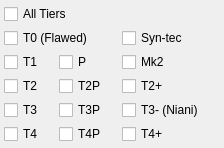
<?xml version="1.0" encoding="UTF-8"?>
<ui version="4.0">
 <class>TierFilter</class>
 <widget class="QWidget" name="TierFilter">
  <property name="geometry">
   <rect>
    <x>0</x>
    <y>0</y>
    <width>205</width>
    <height>130</height>
   </rect>
  </property>
  <property name="sizePolicy">
   <sizepolicy hsizetype="Fixed" vsizetype="Fixed">
    <horstretch>0</horstretch>
    <verstretch>0</verstretch>
   </sizepolicy>
  </property>
  <layout class="QGridLayout" name="gridLayout">
   <property name="leftMargin">
    <number>4</number>
   </property>
   <property name="topMargin">
    <number>4</number>
   </property>
   <property name="rightMargin">
    <number>4</number>
   </property>
   <property name="bottomMargin">
    <number>4</number>
   </property>
   <property name="horizontalSpacing">
    <number>16</number>
   </property>
   <property name="verticalSpacing">
    <number>4</number>
   </property>
   <item row="0" column="0" colspan="4">
    <widget class="QCheckBox" name="checkAllTiers">
     <property name="text">
      <string>All Tiers</string>
     </property>
    </widget>
   </item>
   <item row="1" column="0" colspan="2">
    <widget class="QCheckBox" name="checkBox_9">
     <property name="text">
      <string>T0 (Flawed)</string>
     </property>
     <property name="tier" stdset="0">
      <string notr="true">tierlevel_t0</string>
     </property>
     <attribute name="buttonGroup">
      <string notr="true">groupTiers</string>
     </attribute>
    </widget>
   </item>
   <item row="2" column="0">
    <widget class="QCheckBox" name="checkBox">
     <property name="text">
      <string>T1</string>
     </property>
     <property name="tier" stdset="0">
      <string notr="true">tierlevel_t1</string>
     </property>
     <attribute name="buttonGroup">
      <string notr="true">groupTiers</string>
     </attribute>
    </widget>
   </item>
   <item row="2" column="2">
    <widget class="QCheckBox" name="checkBox_8">
     <property name="text">
      <string>Mk2</string>
     </property>
     <property name="tier" stdset="0">
      <string notr="true">tierlevel_mk2</string>
     </property>
     <attribute name="buttonGroup">
      <string notr="true">groupTiers</string>
     </attribute>
    </widget>
   </item>
   <item row="3" column="0">
    <widget class="QCheckBox" name="checkBox_2">
     <property name="text">
      <string>T2</string>
     </property>
     <property name="tier" stdset="0">
      <string notr="true">tierlevel_t2</string>
     </property>
     <attribute name="buttonGroup">
      <string notr="true">groupTiers</string>
     </attribute>
    </widget>
   </item>
   <item row="3" column="2">
    <widget class="QCheckBox" name="checkBox_6">
     <property name="text">
      <string>T2+</string>
     </property>
     <property name="tier" stdset="0">
      <string notr="true">tierlevel_t2+</string>
     </property>
     <attribute name="buttonGroup">
      <string notr="true">groupTiers</string>
     </attribute>
    </widget>
   </item>
   <item row="4" column="0">
    <widget class="QCheckBox" name="checkBox_3">
     <property name="text">
      <string>T3</string>
     </property>
     <property name="tier" stdset="0">
      <string notr="true">tierlevel_t3</string>
     </property>
     <attribute name="buttonGroup">
      <string notr="true">groupTiers</string>
     </attribute>
    </widget>
   </item>
   <item row="4" column="2">
    <widget class="QCheckBox" name="checkBox_5">
     <property name="text">
      <string>T3- (Niani)</string>
     </property>
     <property name="tier" stdset="0">
      <string notr="true">tierlevel_t3a</string>
     </property>
     <attribute name="buttonGroup">
      <string notr="true">groupTiers</string>
     </attribute>
    </widget>
   </item>
   <item row="5" column="0">
    <widget class="QCheckBox" name="checkBox_4">
     <property name="text">
      <string>T4</string>
     </property>
     <property name="tier" stdset="0">
      <string notr="true">tierlevel_t4</string>
     </property>
     <attribute name="buttonGroup">
      <string notr="true">groupTiers</string>
     </attribute>
    </widget>
   </item>
   <item row="5" column="2">
    <widget class="QCheckBox" name="checkBox_7">
     <property name="text">
      <string>T4+</string>
     </property>
     <property name="tier" stdset="0">
      <string notr="true">tierlevel_t4+</string>
     </property>
     <attribute name="buttonGroup">
      <string notr="true">groupTiers</string>
     </attribute>
    </widget>
   </item>
   <item row="1" column="2">
    <widget class="QCheckBox" name="checkBox_10">
     <property name="text">
      <string>Syn-tec</string>
     </property>
     <property name="tier" stdset="0">
      <string notr="true">tierlevel_s</string>
     </property>
     <attribute name="buttonGroup">
      <string notr="true">groupTiers</string>
     </attribute>
    </widget>
   </item>
   <item row="3" column="1">
    <widget class="QCheckBox" name="checkBox_12">
     <property name="text">
      <string>T2P</string>
     </property>
     <property name="tier" stdset="0">
      <string notr="true">tierlevel_t2_pr</string>
     </property>
     <attribute name="buttonGroup">
      <string notr="true">groupTiers</string>
     </attribute>
    </widget>
   </item>
   <item row="4" column="1">
    <widget class="QCheckBox" name="checkBox_13">
     <property name="text">
      <string>T3P</string>
     </property>
     <property name="tier" stdset="0">
      <string notr="true">tierlevel_t3_pr</string>
     </property>
     <attribute name="buttonGroup">
      <string notr="true">groupTiers</string>
     </attribute>
    </widget>
   </item>
   <item row="5" column="1">
    <widget class="QCheckBox" name="checkBox_14">
     <property name="text">
      <string>T4P</string>
     </property>
     <property name="tier" stdset="0">
      <string notr="true">tierlevel_t4_pr</string>
     </property>
     <attribute name="buttonGroup">
      <string notr="true">groupTiers</string>
     </attribute>
    </widget>
   </item>
   <item row="2" column="1">
    <widget class="QCheckBox" name="checkBox_11">
     <property name="toolTip">
      <string>Robot Prototypes</string>
     </property>
     <property name="text">
      <string>P</string>
     </property>
     <property name="tier" stdset="0">
      <string notr="true">tierlevel_pr</string>
     </property>
     <attribute name="buttonGroup">
      <string notr="true">groupTiers</string>
     </attribute>
    </widget>
   </item>
  </layout>
 </widget>
 <resources/>
 <connections/>
 <buttongroups>
  <buttongroup name="groupTiers">
   <property name="exclusive">
    <bool>false</bool>
   </property>
  </buttongroup>
 </buttongroups>
</ui>
